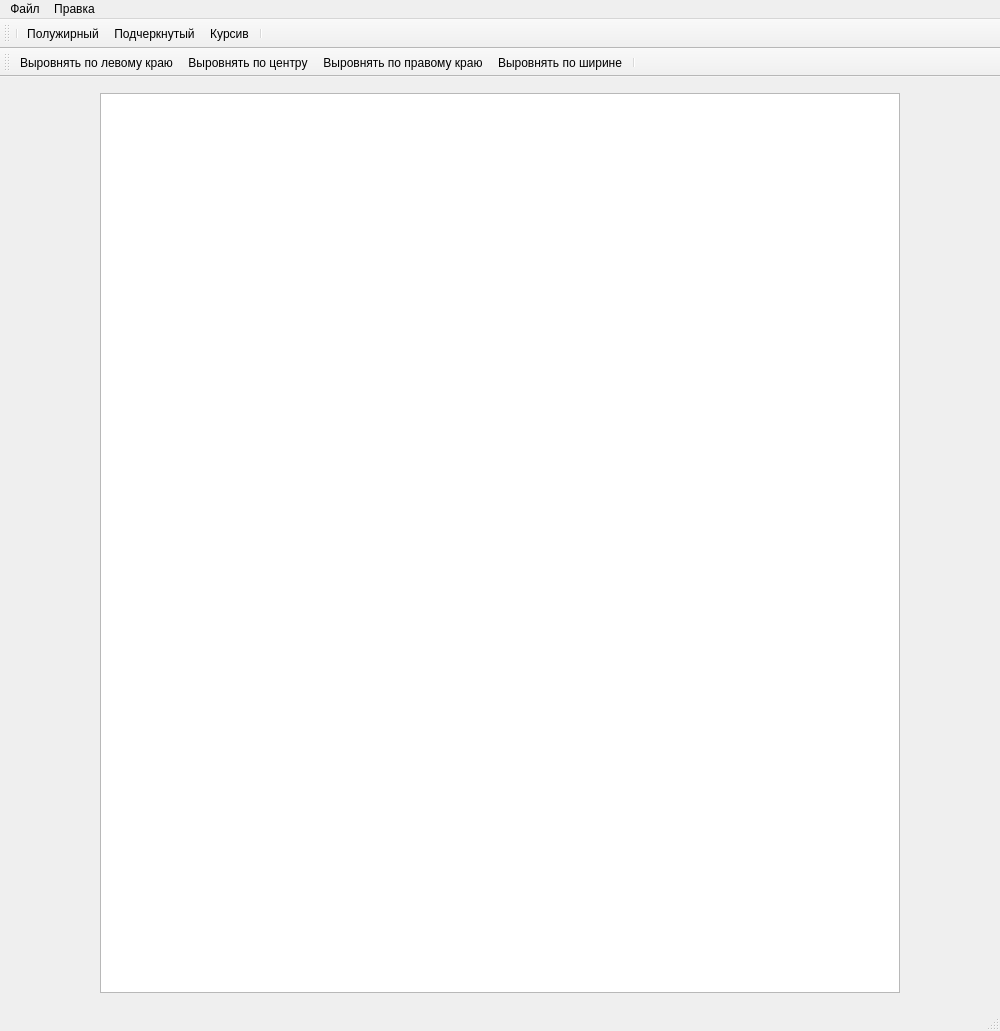
<?xml version="1.0" encoding="UTF-8"?>
<ui version="4.0">
 <class>MainWindow</class>
 <widget class="QMainWindow" name="MainWindow">
  <property name="geometry">
   <rect>
    <x>0</x>
    <y>0</y>
    <width>1000</width>
    <height>1031</height>
   </rect>
  </property>
  <property name="windowTitle">
   <string>Текстовый редактор</string>
  </property>
  <widget class="QWidget" name="centralwidget">
   <layout class="QVBoxLayout" name="verticalLayout">
    <item>
     <layout class="QHBoxLayout" name="horizontalLayout">
      <item>
       <widget class="QTextEdit" name="textEdit">
        <property name="minimumSize">
         <size>
          <width>800</width>
          <height>900</height>
         </size>
        </property>
        <property name="maximumSize">
         <size>
          <width>800</width>
          <height>900</height>
         </size>
        </property>
       </widget>
      </item>
     </layout>
    </item>
   </layout>
  </widget>
  <widget class="QMenuBar" name="menubar">
   <property name="geometry">
    <rect>
     <x>0</x>
     <y>0</y>
     <width>1000</width>
     <height>22</height>
    </rect>
   </property>
   <widget class="QMenu" name="menuFile">
    <property name="title">
     <string>Файл</string>
    </property>
    <addaction name="open_file"/>
    <addaction name="new_file"/>
    <addaction name="save_file"/>
    <addaction name="save_as"/>
   </widget>
   <widget class="QMenu" name="menu">
    <property name="title">
     <string>Правка</string>
    </property>
    <addaction name="Undo"/>
    <addaction name="Redo"/>
   </widget>
   <addaction name="menuFile"/>
   <addaction name="menu"/>
  </widget>
  <widget class="QToolBar" name="toolBar">
   <property name="enabled">
    <bool>true</bool>
   </property>
   <property name="windowTitle">
    <string>toolBar</string>
   </property>
   <attribute name="toolBarArea">
    <enum>TopToolBarArea</enum>
   </attribute>
   <attribute name="toolBarBreak">
    <bool>false</bool>
   </attribute>
   <addaction name="separator"/>
   <addaction name="Bold"/>
   <addaction name="underlined"/>
   <addaction name="italic"/>
   <addaction name="separator"/>
  </widget>
  <widget class="QToolBar" name="toolBar_2">
   <property name="windowTitle">
    <string>toolBar_2</string>
   </property>
   <attribute name="toolBarArea">
    <enum>TopToolBarArea</enum>
   </attribute>
   <attribute name="toolBarBreak">
    <bool>true</bool>
   </attribute>
   <addaction name="AlignLeft"/>
   <addaction name="AlignCenter"/>
   <addaction name="AlignRight"/>
   <addaction name="AlignWidth"/>
   <addaction name="separator"/>
  </widget>
  <widget class="QStatusBar" name="statusbar"/>
  <action name="new_file">
   <property name="text">
    <string>Создать новый файл</string>
   </property>
  </action>
  <action name="save_file">
   <property name="text">
    <string>Сохранить файл</string>
   </property>
  </action>
  <action name="save_as">
   <property name="text">
    <string>Сохранить файл как...</string>
   </property>
  </action>
  <action name="open_file">
   <property name="text">
    <string>Открыть файл</string>
   </property>
   <property name="menuRole">
    <enum>QAction::AboutQtRole</enum>
   </property>
  </action>
  <action name="Bold">
   <property name="icon">
    <iconset resource="res.qrc">
     <normaloff>:/myres/img/bold.png</normaloff>:/myres/img/bold.png</iconset>
   </property>
   <property name="text">
    <string>Полужирный</string>
   </property>
   <property name="toolTip">
    <string>Полужирный</string>
   </property>
  </action>
  <action name="underlined">
   <property name="icon">
    <iconset resource="res.qrc">
     <normaloff>:/myres/img/underlined.png</normaloff>:/myres/img/underlined.png</iconset>
   </property>
   <property name="text">
    <string>Подчеркнутый</string>
   </property>
   <property name="toolTip">
    <string>Подчеркнутый</string>
   </property>
  </action>
  <action name="italic">
   <property name="icon">
    <iconset resource="res.qrc">
     <normaloff>:/myres/img/italic.png</normaloff>:/myres/img/italic.png</iconset>
   </property>
   <property name="text">
    <string>Курсив</string>
   </property>
   <property name="toolTip">
    <string>Курсив</string>
   </property>
  </action>
  <action name="Undo">
   <property name="text">
    <string>Назад</string>
   </property>
   <property name="toolTip">
    <string>Отменит действие</string>
   </property>
  </action>
  <action name="Redo">
   <property name="text">
    <string>Вперед</string>
   </property>
  </action>
  <action name="AlignLeft">
   <property name="icon">
    <iconset resource="res.qrc">
     <normaloff>:/img/alignleft.png</normaloff>:/img/alignleft.png</iconset>
   </property>
   <property name="text">
    <string>Выровнять по левому краю</string>
   </property>
   <property name="toolTip">
    <string>Выровнять по левому краю</string>
   </property>
  </action>
  <action name="AlignCenter">
   <property name="icon">
    <iconset resource="res.qrc">
     <normaloff>:/img/aligncenter.png</normaloff>:/img/aligncenter.png</iconset>
   </property>
   <property name="text">
    <string>Выровнять по центру</string>
   </property>
   <property name="toolTip">
    <string>Выровнять по центру</string>
   </property>
  </action>
  <action name="AlignRight">
   <property name="icon">
    <iconset resource="res.qrc">
     <normaloff>:/img/alignright.png</normaloff>:/img/alignright.png</iconset>
   </property>
   <property name="text">
    <string>Выровнять по правому краю</string>
   </property>
   <property name="toolTip">
    <string>Выровнять по правому краю</string>
   </property>
  </action>
  <action name="AlignWidth">
   <property name="icon">
    <iconset resource="res.qrc">
     <normaloff>:/img/alignwidth.png</normaloff>:/img/alignwidth.png</iconset>
   </property>
   <property name="text">
    <string>Выровнять по ширине</string>
   </property>
   <property name="toolTip">
    <string>Выровнять по ширине</string>
   </property>
  </action>
  <action name="toUpper">
   <property name="icon">
    <iconset resource="res.qrc">
     <normaloff>:/img/toUpper.png</normaloff>:/img/toUpper.png</iconset>
   </property>
   <property name="text">
    <string>Надстрочный знак</string>
   </property>
   <property name="toolTip">
    <string>Вывод текста верхним индексом</string>
   </property>
  </action>
  <action name="toLower">
   <property name="icon">
    <iconset resource="res.qrc">
     <normaloff>:/img/toLower.png</normaloff>:/img/toLower.png</iconset>
   </property>
   <property name="text">
    <string>Подстрочный знак</string>
   </property>
   <property name="toolTip">
    <string>Вывод текста нижним индексом</string>
   </property>
  </action>
  <action name="UpperCase">
   <property name="icon">
    <iconset resource="res.qrc">
     <normaloff>:/img/UpperCase.png</normaloff>:/img/UpperCase.png</iconset>
   </property>
   <property name="text">
    <string>Верхний регистр</string>
   </property>
   <property name="toolTip">
    <string>Перевод текста в верхний регистр</string>
   </property>
  </action>
  <action name="LowerCase">
   <property name="icon">
    <iconset resource="res.qrc">
     <normaloff>:/img/LowerCase.png</normaloff>:/img/LowerCase.png</iconset>
   </property>
   <property name="text">
    <string>Нижний регистр</string>
   </property>
   <property name="toolTip">
    <string>Перевод текста в нижний регистр</string>
   </property>
  </action>
  <action name="increase_indent">
   <property name="icon">
    <iconset resource="res.qrc">
     <normaloff>:/img/indent_toright.png</normaloff>:/img/indent_toright.png</iconset>
   </property>
   <property name="text">
    <string>Увеличить отступ</string>
   </property>
   <property name="toolTip">
    <string>Увеличение расстояния от поля до абзаца</string>
   </property>
  </action>
  <action name="decrease_indent">
   <property name="icon">
    <iconset resource="res.qrc">
     <normaloff>:/img/indent_toleft.png</normaloff>:/img/indent_toleft.png</iconset>
   </property>
   <property name="text">
    <string>Уменьшить отступ</string>
   </property>
   <property name="toolTip">
    <string>Уменьшить расстояние от поля до абзаца</string>
   </property>
  </action>
  <action name="indent edit">
   <property name="icon">
    <iconset resource="res.qrc">
     <normaloff>:/myres/img/indent_edit.png</normaloff>:/myres/img/indent_edit.png</iconset>
   </property>
   <property name="text">
    <string>Настройка отступов</string>
   </property>
   <property name="toolTip">
    <string>Настройка отступов</string>
   </property>
  </action>
  <action name="insert_image">
   <property name="icon">
    <iconset resource="res.qrc">
     <normaloff>:/myres/img/insert_image.png</normaloff>:/myres/img/insert_image.png</iconset>
   </property>
   <property name="text">
    <string>Вставить изображение</string>
   </property>
   <property name="toolTip">
    <string>Вставить изображение</string>
   </property>
  </action>
  <action name="normal_baseline">
   <property name="icon">
    <iconset resource="res.qrc">
     <normaloff>:/myres/img/normal_font.png</normaloff>:/myres/img/normal_font.png</iconset>
   </property>
   <property name="text">
    <string>нормальный шрифт</string>
   </property>
   <property name="toolTip">
    <string>Шрифт в верхнем и нижнем индексе становится нормальным</string>
   </property>
  </action>
 </widget>
 <resources>
  <include location="res.qrc"/>
 </resources>
 <connections/>
</ui>
